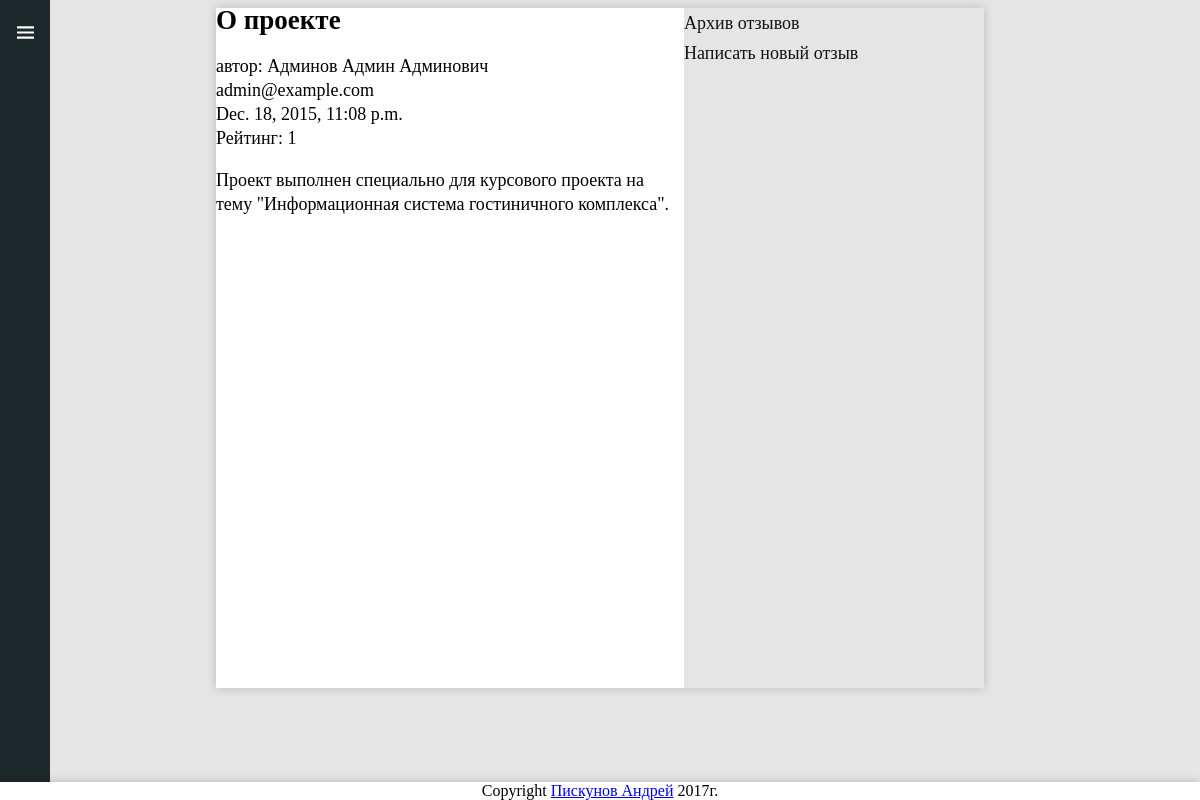
/comments/detail/2/, run on an earlier commit of the app's database.
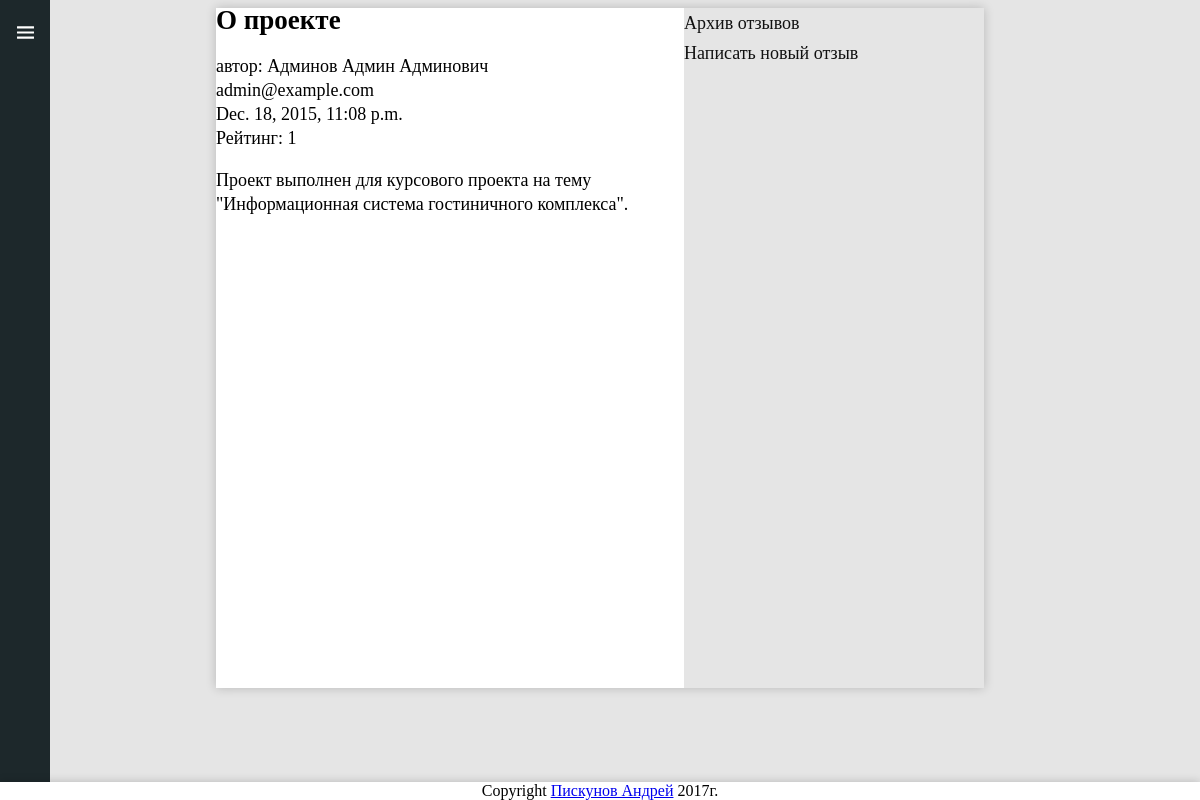
And on a later commit of the database.
### comments/models.py (models this page shows, shortened)
class Comment (models.Model):
    user = models.ForeignKey(
        settings.AUTH_USER_MODEL
        )
    title=models.CharField(
        'Заголовок',
        max_length=140
        )
    comment = models.CharField(
        'Отзыв',
        max_length=1000
        )
    date = models.DateTimeField(
        'Дата публикации',
        auto_now_add=True
        )
    class Meta:
        verbose_name = 'Комментарий'
        verbose_name_plural = 'Комментарии'

### mypage/models.py (models this page shows, shortened)
class MpUser (AbstractBaseUser, PermissionsMixin):
    email=models.EmailField(
        'Электронная почта',
        max_length=255,
        unique=True,
        db_index=True
        )
    company = models.ForeignKey(
        Company,
        blank=True,
        null=True,
        on_delete=models.SET_NULL
        )
    country = models.CharField(
        'Страна',
        blank=True,
        null=True,
        max_length=50
        )
    city = models.CharField(
        'Город',
        blank=True,
        null=True,
        max_length=50
        )
    total_money = models.IntegerField(
        'Баланс',
        blank=True,
        null=True
        )
    firstname = models.CharField(
        'Имя',
        max_length=40,
        null=True,
        blank=True
    )
    lastname = models.CharField(
        'Фамилия',
        max_length=40,
        null=True,
        blank=True
    )
    middlename = models.CharField(
        'Отчество',
        max_length=40,
        null=True,
        blank=True
    )
    SEX_CHOICES = (
        ('male','male'),
        ('female','female')
        )
    sex=models.CharField(
        max_length=6,
        choices=SEX_CHOICES,
        blank=True
        )
    date_of_birth = models.DateField(
        'Дата рождения',
        null=True,
        blank=True
    )
    register_date = models.DateField(
        'Дата регистрации',
        auto_now_add=True
        )
    is_admin = models.BooleanField(
        'Суперпользователь',
        default=False
    )
    STAFF_CHOICES=(
        ('client','client'),
        ('manager','manager'),
        )
    staff=models.CharField(
        max_length=15,
        choices=STAFF_CHOICES,
        blank=True
        )
    USERNAME_FIELD = 'email'
    REQUIRED_FIELDS = []
    objects = UserManager()
    class Meta:
        verbose_name = 'Пользователь'
        verbose_name_plural = 'Пользователи'

### comments/views.py (the view)
# urls.py: url(r'^detail/(?P<comment_id>[0-9]+)/$',views.detail,name='detail'),
def detail(request,comment_id):
    comment=get_object_or_404(Comment,pk=comment_id)
    rating=Rating.objects.filter(comment=comment_id).count()
    return render(request, 'comments/detail.html', {'comment': comment,'rating':rating,})

### comments/templates/comments/detail.html (shortened to what this page needs)
{% extends "comments/comment_base.html" %}
{% block content %}
<h1>{{ comment.title }}</h1>
автор: {{ comment.user.lastname }} {{ comment.user.firstname }} {{ comment.user.middlename }}
<br />{{ comment.user.email }}
<br />{{ comment.date }}
<br /> Рейтинг: {{ rating }}
<p /><span style="word-wrap:break-word;">{{ comment.comment}}</span>
{% endblock %}

What changed in the data, as far as the page shows it:
changed Comment "О проекте": comment "Проект выполнен специально для курсового проекта на тему \"Информационная система гостиничного комплекса\"." → "Проект выполнен для курсового проекта на тему \"Информационная система гостиничного комплекса\"."
